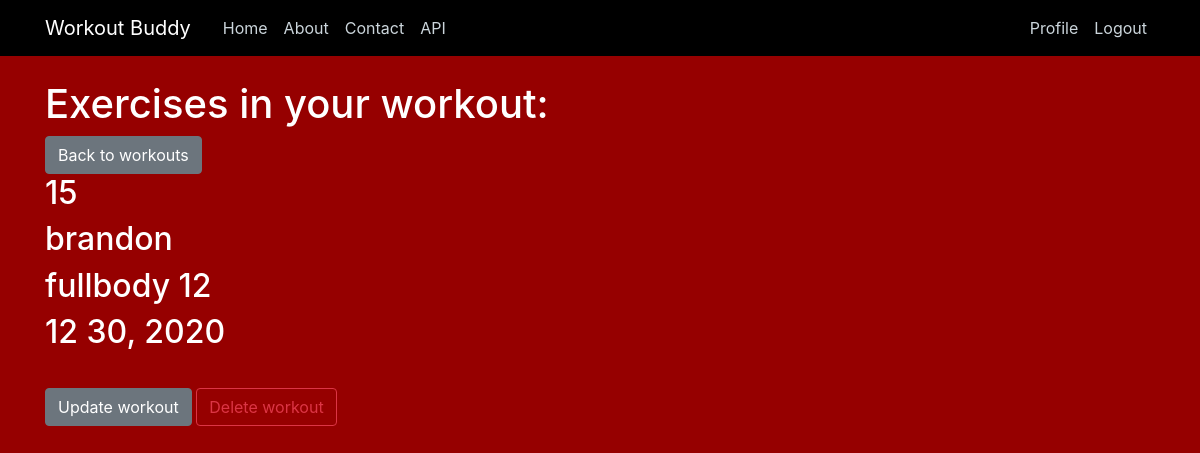
Page /workouts/15/ (signed in) on the committed database.
### workouts/models.py (models this page shows, shortened)
class Workouts(models.Model):
    username = models.ForeignKey(User, on_delete=models.CASCADE) #delete workouts if user is deleted.
    date = models.DateTimeField(default=timezone.now)
    WName = models.CharField(max_length=50)

### workouts/views.py (the view)
# urls.py: path('workouts/<int:pk>/', WorkoutsDetailView.as_view(), name='workouts-detail'),
class WorkoutsDetailView(UserPassesTestMixin, DetailView):
    model = Workouts
    def test_func(self):
        workout = self.get_object()
        if self.request.user == workout.username:
            return True
        else:
            return False

### workouts/templates/workouts/workouts_detail.html
{% extends "main/base.html" %}
{% block content %}
    {% if user.is_authenticated %}
    <h1>Exercises in your workout: </h1>
    <a class="btn btn-secondary" href="{% url 'workouts' %}">Back to workouts</a>
    <br />
        <h2>{{ object.id }}</h2>
        <h2>{{ object.username }}</h2>
        <h2>{{ object.WName }}</h2>
        <h2>{{ object.date|date:"m d, Y" }}</h2>
        <br />
        {% if object.username == user %}
            <a class="btn btn-secondary mt-1 mb-1" href="{% url 'workouts-update' object.id %}">Update workout</a>
            <a class="btn btn-outline-danger" href="{% url 'workouts-delete' object.id %}">Delete workout</a>
        {% endif %}
    {% else %}
        <h2>Login to view or edit your workouts</h2>
        <a href="{% url 'login' %}">Login</a>
        <br />
        <h2>Or register if you don't have an account to log into</h2>
        <a href="{% url 'register' %}">Register now!</a>
    {% endif %}
{% endblock content %}

### main/static/main/main.css (style rules this page uses)
body { background: #960000; color: #333333; margin-top: 5rem; }
h1, h2, h3, h4, h5, h6 { color: #ffffff; }

### rows in the picture
Workouts: id "15", username "brandon", WName "fullbody 12", date "12 30, 2020"
